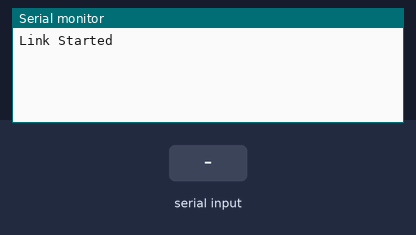
Recording of a program running on a simulated Arduino Nano, built with avr-gcc and run on an emulated ATmega328P. On the bench: the last lines printed to the serial monitor. The inputs (shaded band) are chosen by the test bench.

Above: at 1.2 s.
1.3 s: "1" received over the second serial link
At 2.5 s:
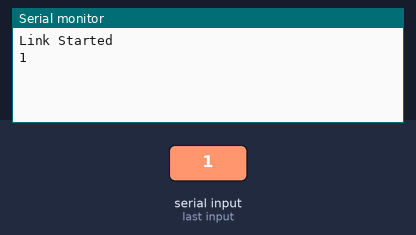
2.8 s: "0" received over the second serial link
At 3.6 s:
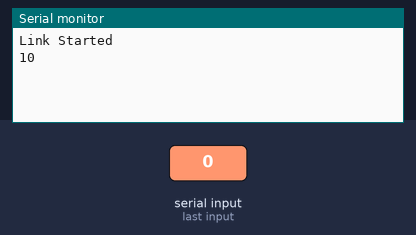

The program:

main.cpp
```cpp
#include <SoftwareSerial.h>
#include <Arduino.h>

#define BAUDRATE0 600
#define BAUDRATE1 1200
#define BAUDRATE2 2400
#define BAUDRATE3 4800
#define BAUDRATE4 9600

#define BAUD (BAUDRATE3)

#define RX_PIN 5
#define TX_PIN 4

#define BUFFER_SIZE 1024
byte buff[BUFFER_SIZE];
SoftwareSerial SoftSerial(RX_PIN, TX_PIN, true); // RX, TX, inverse_logic = true

void setup()
{
  Serial.begin(BAUD);
  SoftSerial.begin(BAUD);
  Serial.println("Link Started");

  while (Serial.available())
  {
    Serial.read();
  }

  while (SoftSerial.available())
  {
    SoftSerial.read();
  }
}

void loop()
{
  if (Serial.available())
  { // If data comes in from serial monitor (PC), send it out to softserial port
    SoftSerial.write(Serial.read());
  }
  if (SoftSerial.available())
  { // If data comes in from softserial, send it out to serial monitor (PC)
    Serial.write(SoftSerial.read());
  }
}
```

Measured:
- after the input at 1.3 s, the serial monitor: prints a new line at once (image 1)
- after the input at 2.8 s, the serial monitor: prints a new line at once (image 2)
